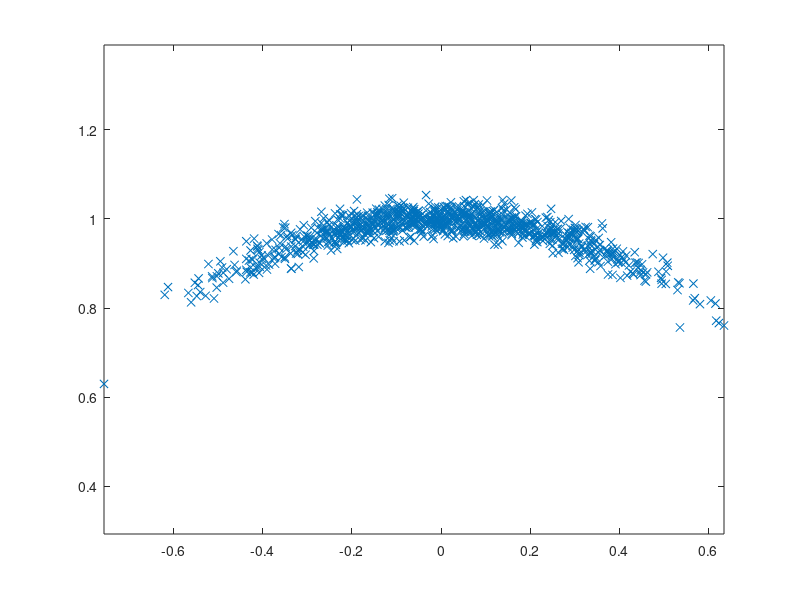

Reproduce this figure in MATLAB. (Note: this script raises an error after producing the figure.)
clear variables; close all; clc


yTrue		= [0; 1];
stdDevRange = 0.02;
stdDevBrng	= 15*pi/180;

rangeTrue	= norm(yTrue);
brngTrue	= atan2(yTrue(2), yTrue(1));

nSamples	= 1E3;

zRange		= rangeTrue + stdDevRange*randn(nSamples, 1);
zBrng		= brngTrue + stdDevBrng*randn(nSamples, 1);

y1PlotSamples	= zRange.*cos(zBrng);
y2PlotSamples	= zRange.*sin(zBrng);

figure;
plot(y1PlotSamples, y2PlotSamples, 'x'); axis equal; hold on;
make_nice_figures(gcf, gca, 18, [], '$y_1$', '$y_2$', [], [], [], [-1, 1], [0.8 1.2])

sampleMean	= mean([y1PlotSamples y2PlotSamples]);
sampleVar1	= var(y1PlotSamples);
sampleVar2	= var(y2PlotSamples);

yBar		= sampleMean;
p11			= sampleVar1;
p22			= sampleVar2;

disp([sqrt(p11) sqrt(p22)])





y1PlotTmp	= linspace( (yBar(1) - sqrt(p11)), (yBar(1) + sqrt(p11)), 100);
y2PlotTmp1	= sqrt(p22)*(1 - ((y1PlotTmp - yBar(1))/sqrt(p11)).^2).^0.5 + yBar(2);
y2PlotTmp2	= -sqrt(p22)*(1 - ((y1PlotTmp - yBar(1))/sqrt(p11)).^2).^0.5 + yBar(2);
plot(yBar(1), yBar(2), '.', 'MarkerSize', 20);
ax = gca; ax.ColorOrderIndex = ax.ColorOrderIndex - 1;
plot(y1PlotTmp, y2PlotTmp1, 'LineWidth', 3);
ax = gca; ax.ColorOrderIndex = ax.ColorOrderIndex - 1;
plot(y1PlotTmp, y2PlotTmp2, 'LineWidth', 3)



rangeMean	= mean(zRange);		% Sanity check
brngMean	= mean(zBrng);

P0			= [stdDevRange^2 0; 0 stdDevBrng^2];
jacA		= [...
	cos(brngMean) -rangeMean*sin(brngMean); ...
	sin(brngMean) -rangeMean*cos(brngMean)];
P1			= jacA * P0 * jacA';

yBar		= rangeMean*[cos(brngMean); sin(brngMean)];
p11			= P1(1,1);
p22			= P1(2,2);

disp([sqrt(p11) sqrt(p22)])


y1PlotTmp	= linspace( (yBar(1) - sqrt(p11)), (yBar(1) + sqrt(p11)), 100);
y2PlotTmp1	= sqrt(p22)*(1 - ((y1PlotTmp - yBar(1))/sqrt(p11)).^2).^0.5 + yBar(2);
y2PlotTmp2	= -sqrt(p22)*(1 - ((y1PlotTmp - yBar(1))/sqrt(p11)).^2).^0.5 + yBar(2);
plot(yBar(1), yBar(2), '.', 'MarkerSize', 20);
ax = gca; ax.ColorOrderIndex = ax.ColorOrderIndex - 1;
plot(y1PlotTmp, y2PlotTmp1, 'LineWidth', 3);
ax = gca; ax.ColorOrderIndex = ax.ColorOrderIndex - 1;
plot(y1PlotTmp, y2PlotTmp2, 'LineWidth', 3)




%%
nX	= 2;
lam0= 1/3;
S	= chol(nX*P0 / (1 - lam0));

xSigma(:, 1)	= [rangeMean; brngMean] + S(1, :)';
xSigma(:, 2)	= [rangeMean; brngMean] + S(2, :)';
xSigma(:, 3)	= [rangeMean; brngMean] - S(1, :)';
xSigma(:, 4)	= [rangeMean; brngMean] - S(2, :)';


%% 
ySigma = zeros(2, nX*2);
for m1 = 1:4
	ySigma(:, m1) = xSigma(1, m1)*[cos(xSigma(2, m1)); sin(xSigma(2, m1))];
end
ySigma0	= rangeMean*[cos(brngMean); sin(brngMean)];

yBarUT	= lam0*ySigma0;
for m1 = 1:4
	yBarUT = yBarUT + ( (1 - lam0) / (2*nX) )*ySigma(:, m1);
end

PyUT	= lam0*(ySigma0 - yBarUT)*((ySigma0 - yBarUT)');
for m1 = 1:4
	PyUT = PyUT  + ( (1 - lam0) / (2*nX) )* (ySigma(:, m1) - yBarUT)*((ySigma(:, m1) - yBarUT)');
end

yBar		= yBarUT;
p11			= PyUT(1,1);
p22			= PyUT(2,2);

disp([sqrt(p11) sqrt(p22)])


y1PlotTmp	= linspace( (yBar(1) - sqrt(p11)), (yBar(1) + sqrt(p11)), 100);
y2PlotTmp1	= sqrt(p22)*(1 - ((y1PlotTmp - yBar(1))/sqrt(p11)).^2).^0.5 + yBar(2);
y2PlotTmp2	= -sqrt(p22)*(1 - ((y1PlotTmp - yBar(1))/sqrt(p11)).^2).^0.5 + yBar(2);
plot(yBar(1), yBar(2), '.', 'MarkerSize', 20);
ax = gca; ax.ColorOrderIndex = ax.ColorOrderIndex - 1;
plot(y1PlotTmp, y2PlotTmp1, 'LineWidth', 3);
ax = gca; ax.ColorOrderIndex = ax.ColorOrderIndex - 1;
plot(y1PlotTmp, y2PlotTmp2, 'LineWidth', 3)

return
